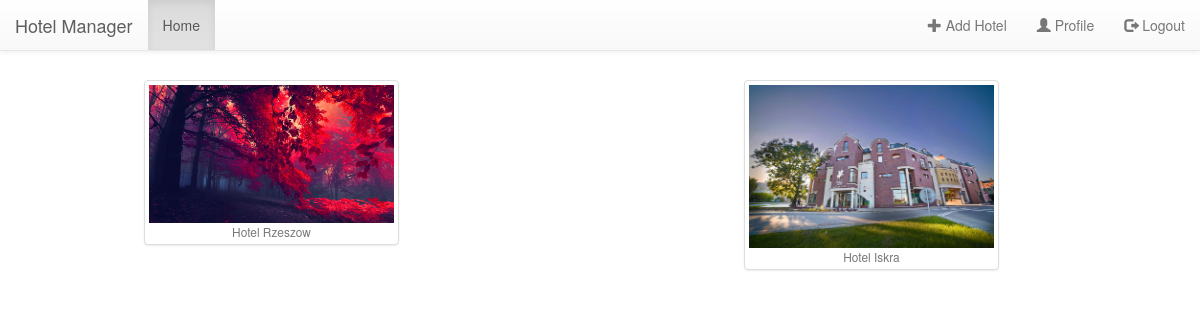
Page /booking/profile/ (signed in) on the earlier database version.
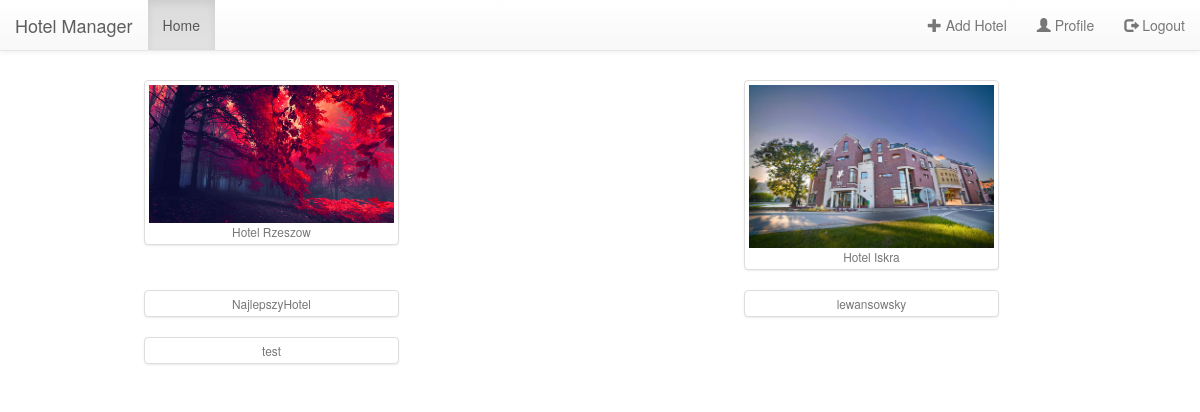
Same page on the later database version.
### booking/models.py (models this page shows, shortened)
class Hotel(models.Model):
    hotel_owner = models.ForeignKey(HotelOwner, on_delete=models.CASCADE)
    hotel_name = models.CharField(max_length=120, verbose_name="Your hotel name")
    hotel_country = models.CharField(max_length=50, verbose_name="Your hotel country")
    hotel_city = models.CharField(max_length=100, verbose_name="Your hotel city")
    hotel_zip_code = models.CharField(max_length=6, default="43-701", verbose_name="Your hotel zip code")
    hotel_street = models.CharField(max_length=100, verbose_name="Your hotel street")
    hotel_street_number = models.IntegerField(default=0, verbose_name="Your hotel street number")
    hotel_place_number = models.IntegerField(default=0, verbose_name="Your hotel place number")
    hotel_short_desc = models.TextField(max_length=200, verbose_name="Briefly describe your hotel")
    hotel_long_desc = models.TextField(max_length=2000, verbose_name="Full description of your hotel")
    hotel_image = models.FileField(verbose_name="Upload image with your hotel")
    hotel_rating = models.FloatField(default=0.0)
    hotel_room_sgl = models.PositiveIntegerField(validators=[MinValueValidator(0)], default=0,
                                                 verbose_name="Number of single rooms in your hotel")
    hotel_room_dbl = models.PositiveIntegerField(validators=[MinValueValidator(0)], default=0,
                                                 verbose_name="Number of double rooms in your hotel")
    hotel_room_twin = models.PositiveIntegerField(validators=[MinValueValidator(0)], default=0,
                                                  verbose_name="Number of twin rooms in your hotel")
    hotel_room_tpl = models.PositiveIntegerField(validators=[MinValueValidator(0)], default=0,
                                                 verbose_name="Number of triple rooms in your hotel")
    hotel_room_qdbl = models.PositiveIntegerField(validators=[MinValueValidator(0)], default=0,
                                                  verbose_name="Number of quad rooms in your hotel")
    hotel_room_family = models.PositiveIntegerField(validators=[MinValueValidator(0)], default=0,
                                                    verbose_name="Number of family rooms in your hotel")
    hotel_room_apartment = models.PositiveIntegerField(validators=[MinValueValidator(0)], default=0,
                                                       verbose_name="Number of apartment rooms in your hotel")
    hotel_room_sgl_price = models.PositiveIntegerField(validators=[MinValueValidator(0)], default=0,
                                                       verbose_name="Your hotel single room price in $")
    hotel_room_dbl_price = models.PositiveIntegerField(validators=[MinValueValidator(0)], default=0,
                                                       verbose_name="Your hotel double room price in $")
    hotel_room_twin_price = models.PositiveIntegerField(validators=[MinValueValidator(0)], default=0,
                                                        verbose_name="Your hotel twin room price in $")
    hotel_room_tpl_price = models.PositiveIntegerField(validators=[MinValueValidator(0)], default=0,
                                                       verbose_name="Your hotel triple room price in $")
    hotel_room_qdbl_price = models.PositiveIntegerField(validators=[MinValueValidator(0)], default=0,
                                                        verbose_name="Your hotel quad room price in $")
    hotel_room_family_price = models.PositiveIntegerField(validators=[MinValueValidator(0)], default=0,
                                                          verbose_name="Your hotel family room price in $")
    hotel_room_apartment_price = models.PositiveIntegerField(validators=[MinValueValidator(0)], default=0,
                                                             verbose_name="Your hotel apartment room price in $")

### booking/views.py (the view)
# urls.py: path('profile/', views.Profile.as_view(), name='profile'),
class Profile(ListView):
    template_name = 'booking/profile.html'
    context_object_name = 'my_reservations_or_hotels'
    def get_queryset(self):
        if self.request.user.hasHotel:
            hotels = Hotel.objects.filter(hotel_owner=self.request.user)
            return hotels
        else:
            return Reservation.objects.filter(reservation_owner=self.request.user)

### booking/templates/booking/profile.html (shortened to what this page needs)
{% extends 'base.html' %}
{% load crispy_forms_tags %}
{% block head %}
    <link rel="stylesheet" href="//cdnjs.cloudflare.com/ajax/libs/fancybox/2.1.5/jquery.fancybox.min.css"
          media="screen">
{% endblock %}
{% block body %}
    {% if perms.booking.has_hotel %}
        <div class="container-fluid" style="margin-top: 80px">
            <div class="row">
                <div class='list-group gallery'>
                    {% for hotel in my_reservations_or_hotels %}
                        <div class="col-md-6 col-offset-6">
                            <div class='col-sm-6 col-xs-6 col-md-6 col-lg-6'  style="margin-left: 20%">
                                <a class="thumbnail fancybox" rel="ligthbox" href="{% url 'booking:hotel_statistics' pk=hotel.id %}">
                                    <img class="img-responsive" alt="" src="{{ hotel.hotel_image.url }}"/>
                                    <div class='text-center'>
                                        <small class='text-muted'>{{ hotel.hotel_name }}</small>
                                    </div>
                                </a>
                            </div>
                        </div>
                    {% endfor %}
                </div>
            </div>
        </div>
    {% endif %}
{% endblock %}

Differences in the rows shown:
added Hotel: hotel_name "NajlepszyHotel"
added Hotel: hotel_name "lewansowsky"
added Hotel: hotel_name "test"
